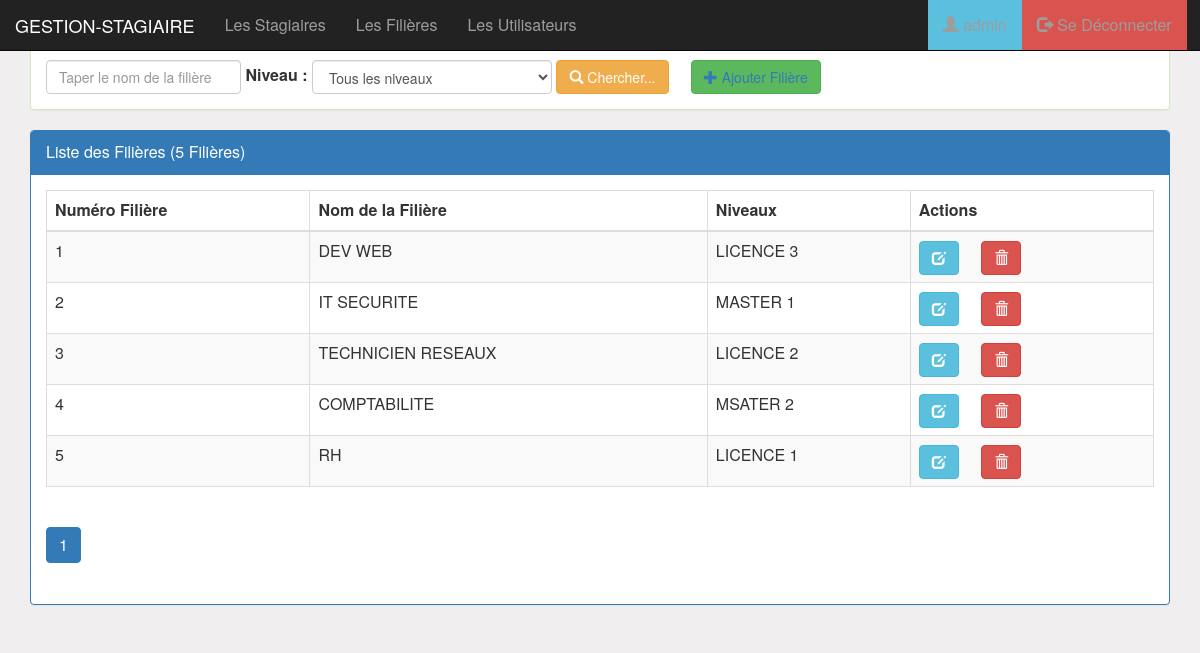
/pages/filieres.php (signed in), run on an earlier commit of the app's database.
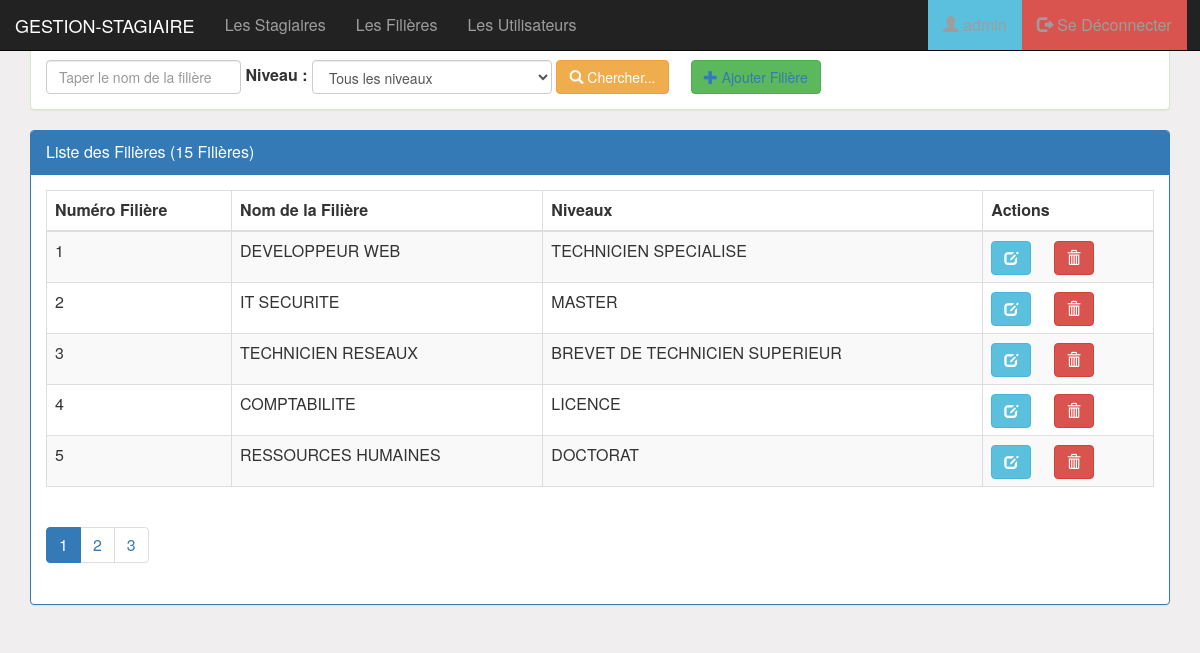
And on a later commit of the database.
### tables this page shows
create table filiere(
    idFiliere int(4) auto_increment primary key,
    nomFiliere varchar(50),
    niveau varchar(50)
);

### pages/filieres.php (the view, shortened to what this page needs)
<?php
require_once "connexiondb.php";
$nomf = isset($_GET['nomF']) ? $_GET['nomF'] : "";
$niveau = isset($_GET['niveau']) ? $_GET['niveau'] : "all";
$size = isset($_GET['size']) ? $_GET['size'] : 5;
$page = isset($_GET['page']) ? $_GET['page'] : 1;
$offset = ($page - 1) * $size;
if ($niveau == "all") {
    $requete = "SELECT * FROM filiere
  WHERE nomFiliere LIKE '%$nomf%' LIMIT $size offset $offset";
    $requeteCount = "SELECT COUNT(*) countF
  FROM filiere WHERE nomFiliere LIKE '%$nomf%' ";
} else {
    $requete = "SELECT * FROM filiere WHERE nomFiliere
  LIKE '%$nomf%' AND niveau='$niveau' LIMIT $size offset $offset";
    $requeteCount = "SELECT COUNT(*) countF FROM filiere
  WHERE nomFiliere LIKE '%$nomf%' AND niveau='$niveau' ";
}
$resultatF = $pdo->query($requete);
$resultatCount = $pdo->query($requeteCount);
$tabCount = $resultatCount->fetch();
$nbrfiliere = $tabCount['countF'];
$reste = $nbrfiliere % $size;
if ($reste === 0) {
    $nbrpage = $nbrfiliere / $size;
} else {
    $nbrpage = floor($nbrfiliere / $size) + 1;
}
?>
<!DOCTYPE html>
<html>
<head>
<link rel="stylesheet" type="text/css" href="../css/bootstrap.css">
<link rel="stylesheet" type="text/css" href="../css/font-awesome.min.css">
<link rel="stylesheet" type="text/css" href="../css/monstyle.css">
</head>
<body>
<?php include "menu.php";?>
<div class="container">
<div class="panel panel-success margetop">
      <div class="panel-heading">Rechercher des Filières...</div>
      <div class="panel-body">
      <form method="get" action="filieres.php" class="form-inline">
            <div class="form-group">
            <input type="text" name="nomF"
               placeholder="Taper le nom de la filière"
               class="form-control"
               value="<?php echo $nomf ?>">
            </div>
            <label for="niveau"> Niveau : </label>
            <select name="niveau" class="form-control" id="niveau"
                                onchange="this.form.submit()">
                        <option value="all" <?php if ($niveau === "all")
                        {echo "selected";} ?>>Tous les niveaux</option>
                      </select>
                    <button type="submit" class="btn btn-warning">
                    <span class="glyphicon glyphicon-search"></span>
                      Chercher...</button>
                     <button class="btn btn-success">
                      <a href="nouvelleFiliere.php">
                      <span class="glyphicon glyphicon-plus"></span>
                        Ajouter Filière</a></button>
         </form>
      </div>
    </div>
    <div class="panel panel-primary margetop">
      <div class="panel-heading">Liste des Filières (<?php echo $nbrfiliere ?> Filières)</div>
      <div class="panel-body">
        <div class="table-responsive">
            <table class="table table-striped table-bordered">
                <thead>
                    <tr>
                        <th>Numéro Filière</th> <th>Nom de la Filière</th> <th>Niveaux</th>
                        <?php if($_SESSION['utilisateur']['role'] == 'ADMIN') { ?>
                        <th>Actions</th>
                        <?php }?>
                    </tr>
                </thead>
                <tbody>
                     <?php while ($filiere = $resultatF->fetch()) {?>
                        <tr>
                        <td><?php echo $filiere["idFiliere"] ?></td>
                        <td><?php echo $filiere["nomFiliere"] ?></td>
                        <td><?php echo $filiere["niveau"] ?></td>
                        <?php if($_SESSION['utilisateur']['role'] == 'ADMIN') { ?>
                        <th>
                          <a href="editerFiliere.php?idF=<?php echo $filiere["idFiliere"] ?>">
                          <span class="glyphicon glyphicon-edit btn btn-info"></span>
                        </a>
                        <a onclick="return confirm('Confirmez la Suppression de la filière.')"
                        href="supprimerFiliere.php?idF=<?php echo $filiere["idFiliere"] ?>">
                       <span class="glyphicon glyphicon-trash btn btn-danger"></span>
                      </a>
                    </th>
                    <?php }?>
                  </tr>
               <?php }?>
             </tbody>
            </table>
            <div>
              <ul class="pagination">
              <?php for ($i = 1; $i <= $nbrpage; $i++) {?>
                <li class="<?php if ($i == $page) {
                  echo 'active';
                }?>">
            <a href="filieres.php?page=<?php echo $i; ?>&nomF=<?php echo $nomf ?>&niveau=<?php echo $niveau ?>">
                 <?php echo $i; ?>
            </a>
            </li>
              <?php }?>
              </ul>
            </div>
        </div>
      </div>
    </div>
</div>
</body>
</html>

### pages/menu.php (shortened to what this page needs)
<nav class="navbar navbar-inverse navbar-fixed-top">
  <div class="container-fluid">
    <div class="navbar-header">
      <a class="navbar-brand" href="../index.php">GESTION-STAGIAIRE</a>
    </div>
    <ul class="nav navbar-nav">
      <li><a href="stagiaires.php">Les Stagiaires</a></li>
      <li><a href="filieres.php">Les Filières</a></li>
      <li><a href="utilisateurs.php">Les Utilisateurs</a></li>
    </ul>
    <ul class="nav navbar-nav navbar-right">
      <li><a class="btn-info" href="editerUtilisateur.php?idUser=<?php echo $_SESSION['utilisateur']['idUser'] ?>">
      <i class="glyphicon glyphicon-user"></i>
     <?php echo ' ' . $_SESSION['utilisateur']['login'] ?></a></li>
      <li><a href="seDeconnecter.php" class="btn-danger"><i class="glyphicon glyphicon-log-out"></i>
       Se Déconnecter</a></li>
    </ul>
  </div>
</nav>

### css/monstyle.css (style rules this page uses)
body { background-color: rgb(240, 238, 238); font-size: 16px; }

What changed in the data, as far as the page shows it:
changed filiere id 1: nomFiliere "DEV WEB" → "DEVELOPPEUR WEB"; niveau "LICENCE 3" → "TECHNICIEN SPECIALISE"
changed filiere "IT SECURITE": niveau "MASTER 1" → "MASTER"
changed filiere "TECHNICIEN RESEAUX": niveau "LICENCE 2" → "BREVET DE TECHNICIEN SUPERIEUR"
changed filiere "COMPTABILITE": niveau "MSATER 2" → "LICENCE"
changed filiere id 5: nomFiliere "RH" → "RESSOURCES HUMAINES"; niveau "LICENCE 1" → "DOCTORAT"
Also different on the page:
$nbrfiliere: "5" → "15"
new list line: "2"
new list line: "3"
